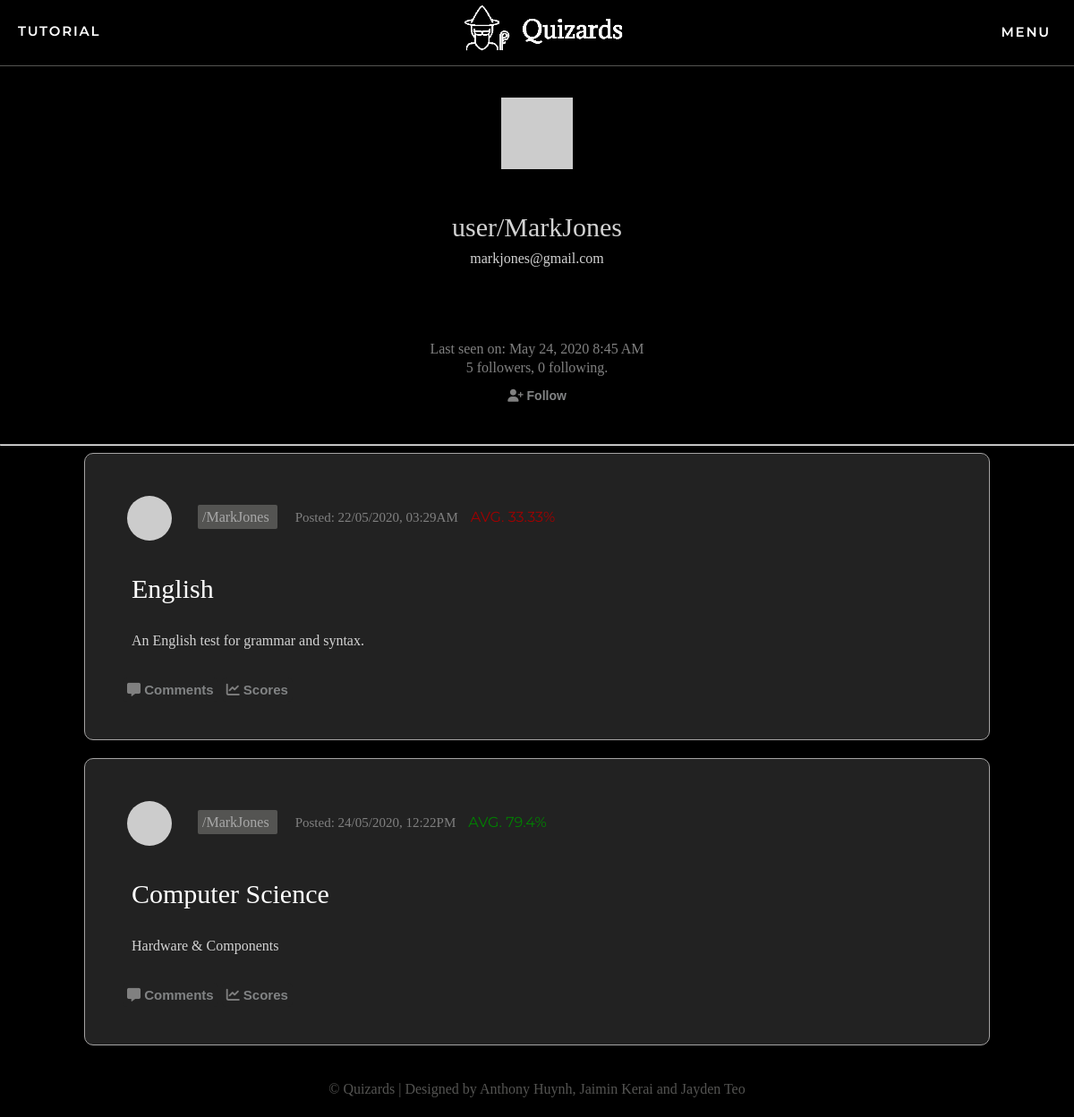
Screenshot of /user/MarkJones (signed in) with the database file from the repository.
### app/models.py (models this page shows, shortened)
class User(UserMixin, db.Model):
    id = db.Column(db.Integer, primary_key=True)
    username = db.Column(db.String(64), index=True, unique=True)
    email = db.Column(db.String(120), index=True, unique=True)
    password_hash = db.Column(db.String(128))
    posts = db.relationship('Post', backref='author', lazy='dynamic')
    authorOf = db.relationship('Quizzes', backref='author', lazy='dynamic')
    admin = db.Column(db.Boolean, unique=False, default=False)
    marksOf = db.relationship('quizMarks', backref='markOf', lazy='dynamic')
    longanswers = db.relationship('LongAnswers', backref='user', lazy='dynamic')
    def avatar(self, size):
        digest = md5(self.email.lower().encode('utf-8')).hexdigest()
        return 'https://www.gravatar.com/avatar/{}?d=identicon&s={}'.format(
            digest, size)
    about_me = db.Column(db.String(140))
    last_seen = db.Column(db.DateTime, default=datetime.utcnow)
    followed = db.relationship(
        'User', secondary=followers,
        primaryjoin=(followers.c.follower_id == id),
        secondaryjoin=(followers.c.followed_id == id),
        backref=db.backref('followers', lazy='dynamic'), lazy='dynamic')
    def is_following(self, user):
        return self.followed.filter(
            followers.c.followed_id == user.id).count() > 0

class Quizzes(db.Model):
    id = db.Column(db.Integer, primary_key=True, autoincrement=True, unique=True)
    name = db.Column(db.String(64))
    description = db.Column(db.String(255))
    questions = db.relationship('Questions', backref='Quizzes', lazy='dynamic')
    mcquestion = db.relationship('multiChoice', backref='MCQuizzes', lazy='dynamic')
    longquestions = db.relationship('LongQuestions', backref='LongQuizzes', lazy='dynamic')
    author_id = db.Column(db.Integer, db.ForeignKey('user.id'))
    pub_date = db.Column(db.DateTime, index=True, default=datetime.utcnow)
    quizMarks = db.relationship('quizMarks', backref='quizMarks', lazy='dynamic')
    posts= db.relationship('Post', backref='post', lazy='dynamic')
    def Avgmark(self):
        total_sum = float(sum(quizMarks.mark for quizMarks in self.quizMarks))
        count = float(quizMarks.query.filter_by(quiz_id=self.id).count())
        if count > 0:
            return round(total_sum/count,2)
        if count == 0:
            return False

class quizMarks(db.Model):
    quizMarks_id = db.Column(db.Integer, primary_key = True, autoincrement=True, unique=True)
    user_id = db.Column(db.Integer, db.ForeignKey('user.id'))
    quiz_id = db.Column(db.Integer, db.ForeignKey('quizzes.id'))
    mark = db.Column(db.Float)
    feedback = db.Column(db.String(500))

### app/routes.py (the view)
@app.route('/user/<username>')
@login_required
def user(username):
    user = User.query.filter_by(username=username).first_or_404()
    page = request.args.get('page', 1, type=int)
    quizzes = user.authorOf.paginate(page)
    return render_template('user.html', user=user, quizzes=quizzes.items)

### app/models.py (called while the page is built)
@login.user_loader
def load_user(id):
    return User.query.get(int(id))

### app/routes.py (called while the page is built)
@app.before_request
def before_request():
    if current_user.is_authenticated:
        g.user = load_user(current_user.id)
        current_user.last_seen = datetime.utcnow()
        db.session.commit()

### app/templates/user.html (shortened to what this page needs)
{% extends "base.html" %}
{% block content %}
<div class="container">
    <table class= "profile-table" width="100%">
        <tr>
            <td width="100%" style="text-align: center;"><img src="{{ user.avatar(128) }}" class="profile-avatar"></td>
        </tr>
        <tr>
            <td style="text-align: center;">
                <p class="username">user/{{ user.username }}</p>
                <p class="email">{{ user.email }}</p>
            </td>
        </tr>
        <tr>
            <td>
            </td>
        </tr>
        <tr>
            <td>
                {% if user.last_seen %}<p>Last seen on: {{ moment(user.last_seen).format('LLL') }}</p>{% endif %}
                <p>{{ user.followers.count() }} followers, {{ user.followed.count() }} following.</p>
                {% if user == current_user %}
                <p><a href="{{ url_for('edit_profile') }}">
                    <button class="clicker2"><i class='fas fa-pen' style="color:gray"></i>  Edit Profile</button>
                </a></p>
                {% elif not current_user.is_following(user) %}
                <p><a href="{{ url_for('follow', username=user.username) }}">
                    <button class="clicker2"><i class='fas fa-user-plus' style="color:gray"></i>  Follow</button>
                </a></p>
                {% else %}
                <p><a href="{{ url_for('unfollow', username=user.username) }}">
                    <button class="clicker2"><i class='fas fa-user-minus' style="color:gray"></i>  Unfollow</button>
                </a></p>
                {% endif %}
            </td>
        </tr>
    </table>
    <hr>
    {% for quiz in quizzes %}
        {% include 'quizdisplay.html' %}
    {% endfor %}
</div>
{% endblock %}

### app/templates/quizdisplay.html (shortened to what this page needs)
<div class="row" onclick="location.href='{{ url_for('quizform', quizid=quiz.id,  quizname=quiz.name) }}';" style="cursor:pointer;">
        <table>
            <tr>
                <td colspan=100%;>
                    <a href="{{ url_for('user', username=quiz.author.username) }}" style="text-decoration:none">
                        <img src="{{ quiz.author.avatar(36) }}" class="profile-pic">
                    </a>
                    <a href="{{ url_for('user', username=quiz.author.username) }}" class = "author">
                        /{{ quiz.author.username }}
                    </a><span class="date">Posted: {{ moment(quiz.pub_date).format('DD/MM/YYYY, hh:mmA') }}</span>
                    {% if quiz.Avgmark() == False%}
                    <span class="avgmark">No attempts yet</span>
                    {% elif quiz.Avgmark() >= 75.0 %}
                    <span class="avgmark good">Avg. {{ quiz.Avgmark() }}%</span>
                    {% elif quiz.Avgmark() < 75.0 and quiz.Avgmark() >= 50.0 %}
                    <span class="avgmark ok">Avg. {{ quiz.Avgmark() }}%</span>
                    {% elif quiz.Avgmark() < 50 and quiz.Avgmark() >= 0.0 %}
                    <span class="avgmark bad">Avg. {{ quiz.Avgmark() }}%</span>
                    {% endif %}
                </td>
            </tr>
                        <td colspan=5><a href="{{ url_for('quizform', quizid=quiz.id, quizname=quiz.name) }}" class="quiz-name">
                            {{ quiz.name }} </a></td>
            <tr>
                <td colspan=5, class="desc">{{ quiz.description }}
                </td>
            </tr>
            <tr>
                <td colspan=100%>
                    <a href="{{ url_for('comments', quizid=quiz.id, quizname=quiz.name) }}" style="text-decoration:none">
                        <button class="clicker"><i class='fas fa-comment-alt' style="color:gray"></i> Comments</button>
                    </a>
                    <a href="{{ url_for('scores', quizid=quiz.id, quizname=quiz.name) }}" style="text-decoration:none">
                        <button class="clicker"><i class='fas fa-chart-line' style="color:gray"></i> Scores</button>
                    </a>
                </td>
            </tr>
        </table>
</div>

### app/static/css/styles.css (style rules this page uses)
body { margin: 0; padding: 0; height: 100vh; font-family: Verdana; background-color: black; color: rgb(215, 218, 220); }
.row { position:relative; left: 50%; transform: translate(-50%, 0%); max-width: 1000px; width: 80%; background: #222222; padding: 25px; border-radius: 10px; margin-bottom: 20px; border: 1px solid #A5A4A4; }
.profile-pic { border-radius: 50%; padding: 5px; width:50px; margin-top:0px; vertical-align: middle; }
.author { margin: 20px; color: rgb(168, 168, 168); padding: 5px; text-decoration: none; background-color: RGBA(84, 84, 82, 1); border-radius:2px; text-align: center; }
.quiz-name { text-decoration:none; color:white; padding:10px; border-radius:2px; margin-right:20px; font-size:30px; }
.desc { color: lightgrey; padding-left:25px; }
.date { font-size:15px; color: grey; padding-top:15px; }
.avgmark { margin-left: 10px; position: relative; font-family: "Montserrat"; text-transform: uppercase; font-size: 16px; }
.good { color: green; }
.bad { color: rgb(161, 0, 0); }
.clicker { background-color: #222222; border: #222222; font-size: 15px; padding: 5px 5px 5px 5px; text-align: center; border-radius: 5px; color: rgb(129, 131, 132); font-weight: 700; }
.clicker { transition-duration: 0.4s; }
.assessments th, td { padding: 15px; text-align: left; }
.profile-avatar { text-align: center; }
.profile-table td { text-align:center; line-height:5px; }
.profile-table .username { font-size: 30px; color:lightgrey; }
.profile-table .email { color:lightgrey; }
.profile-table p { color:grey; }
.clicker2 { background-color: black; border: black; font-size: 14px; padding: 5px 5px 5px 5px; text-align: center; border-radius: 5px; color: rgb(129, 131, 132); font-weight: 700; }
.clicker2 { transition-duration: 0.4s; }
html, body { height:100%; position:relative; overflow:auto; }

### rows the page displays
User: username "MarkJones", email "markjones@gmail.com", last_seen "May 24, 2020 8:45 AM"
Quizzes: author.username "MarkJones", pub_date "22/05/2020, 03:29AM", name "English", description "An English test for grammar and syntax."
Quizzes: author.username "MarkJones", pub_date "24/05/2020, 12:22PM", Avgmark "79.4", name "Computer Science", description "Hardware & Components"

### other values shown
{{ user.followers.count() }} "5"
{{ user.followed.count() }} "0"
